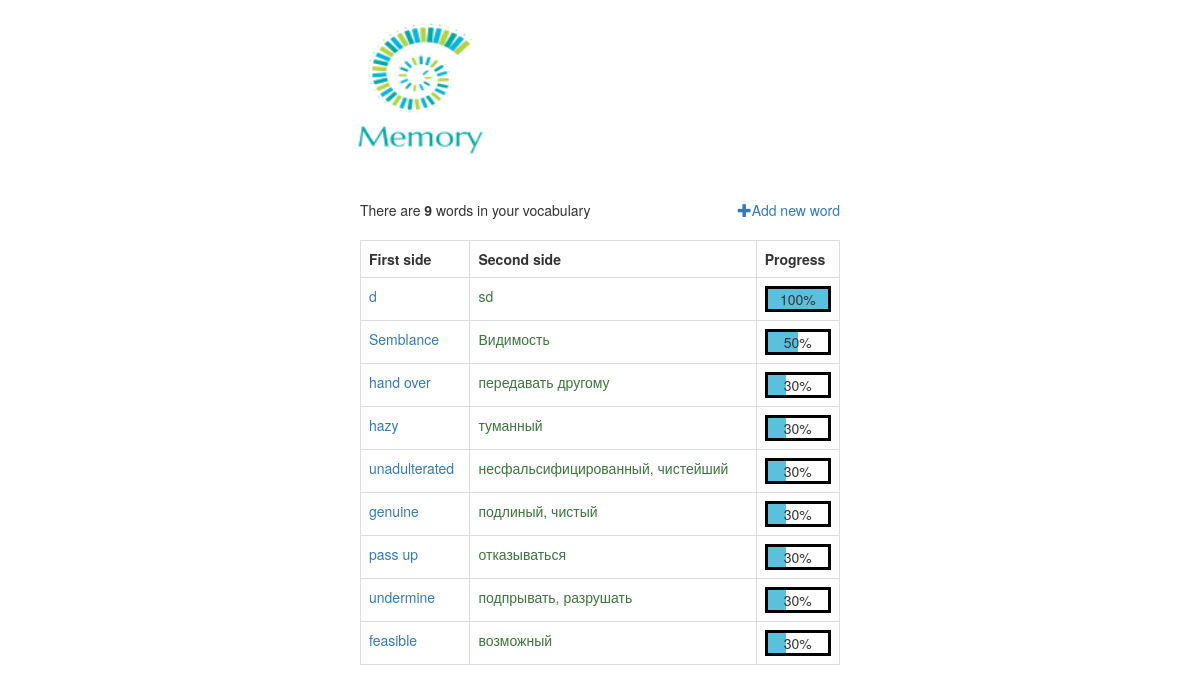
Page /memory/all on the committed database.
### memory_project/models.py (models this page shows)
class Card(models.Model):
    VALUE_CHOICES = (
        (0, '0'),
        (1, '1'),
        (2, '2'),
        (3, '3'),
        (4, '4'),
        (5, '5'),
    )
    first_side_text = models.CharField(max_length=200)
    second_side_text = models.CharField(max_length=200)
    extra_text = models.CharField(max_length=200, blank=False, null=True)
    show_date = models.DateTimeField('show date')
    value = models.IntegerField(max_length=10, choices=VALUE_CHOICES, default=2)

### memory_project/views.py (the view)
def all(request):
    card_list = Card.objects.all()
    list_len = len(card_list)
    if list_len > 0:
        context = {'cards': card_list, 'list_len': list_len}
    return render(request, 'memory_project/all.html', context)

### memory_project/templates/memory_project/all.html
{% extends "memory_project/base.html" %}
{% block contents %}
    There are <b>{{ list_len }}</b> words in your vocabulary
    <a style="float: right;" href="{% url 'memory:add_card' %}">
        <span class="glyphicon glyphicon-plus"></span>Add new word
    </a>
    <br><br>
    <table class="table table-bordered table-hover">
    <tr>
        <th>First side</th>
        <th>Second side</th>
        <th>Progress</th>
    </tr>
    {% for card in cards %}
    <tr>
        <td class="text-primary">{{ card.first_side_text }}</td>
        <td class="text-success">{{ card.second_side_text }}</td>
        <td>
            {% if card.value == 0 %}
            <div style="border: black; width: 40px; length: 100px;">
                <div></div>
            </div>
            {% elif card.value == 1 %}
            <div style="border: black; width: 100%; height: 60%; position: relative;
                border-style: solid; border-color: #000; text-align: center;">
                <div style="position: absolute; width: 100%; height: 100%;">10%</div>
                <div style="width: 10%; height: 100%; background-color: #5bc0de;">&nbsp;</div>
            </div>
            {% elif card.value == 2 %}
            <div style="border: black; width: 100%; height: 60%; position: relative;
                border-style: solid; border-color: #000; text-align: center;">
                <div style="position: absolute; width: 100%; height: 100%;">30%</div>
                <div style="width: 30%; height: 100%; background-color: #5bc0de;">&nbsp;</div>
            </div>
            {% elif card.value == 3 %}
            <div style="border: black; width: 100%; height: 60%; position: relative;
                border-style: solid; border-color: #000; text-align: center;">
                <div style="position: absolute; width: 100%; height: 100%;">50%</div>
                <div style="width: 50%; height: 100%; background-color: #5bc0de;">&nbsp;</div>
            </div>
            {% elif card.value == 4 %}
            <div style="border: black; width: 100%; height: 60%; position: relative;
                border-style: solid; border-color: #000; text-align: center;">
                <div style="position: absolute; width: 100%; height: 100%;">80%</div>
                <div style="width: 80%; height: 100%; background-color: #5bc0de;">&nbsp;</div>
            </div>
            {% elif card.value == 5 %}
            <div style="border: black; width: 100%; height: 60%; position: relative;
                border-style: solid; border-color: #000; text-align: center;">
                <div style="position: absolute; width: 100%; height: 100%;">100%</div>
                <div style="width: 100%; height: 100%; background-color: #5bc0de;">&nbsp;</div>
            </div>
            {% endif %}
        </td>
    </tr>
    {% endfor %}
    </table>
{% endblock %}

### memory_project/templates/memory_project/base.html (shortened to what this page needs)
{% load staticfiles %}
<!DOCTYPE html>
<html lang="en">
  <head>
    <link href="{% static 'css/bootstrap.min.css' %}" rel="stylesheet">
  </head>
  <body style="width:40%;align=center;margin-left:auto;margin-right:auto; padding: 0 0 50px; position: relative;">
    <a href="{% url 'memory:index' %}" style="position:relative; display: block; height: 200px; width: 100px;">
        <img src="{% static 'img/logo.png' %}"  height="200" width="300" style="position: absolute; left: -90px;">
    </a>
    {% block contents %}{% endblock %}
  </body>

### rows in the picture
Card: first_side_text "d", second_side_text "sd", value "100%"
Card: first_side_text "Semblance", second_side_text "Видимость", value "50%"
Card: first_side_text "hand over", second_side_text "передавать другому", value "30%"
Card: first_side_text "hazy", second_side_text "туманный", value "30%"
Card: first_side_text "unadulterated", second_side_text "несфальсифицированный, чистейший", value "30%"
Card: first_side_text "genuine", second_side_text "подлиный, чистый", value "30%"
Card: first_side_text "pass up", second_side_text "отказываться", value "30%"
Card: first_side_text "undermine", second_side_text "подпрывать, разрушать", value "30%"
Card: first_side_text "feasible", second_side_text "возможный", value "30%"

### other values in the picture
{{ list_len }} "9"
